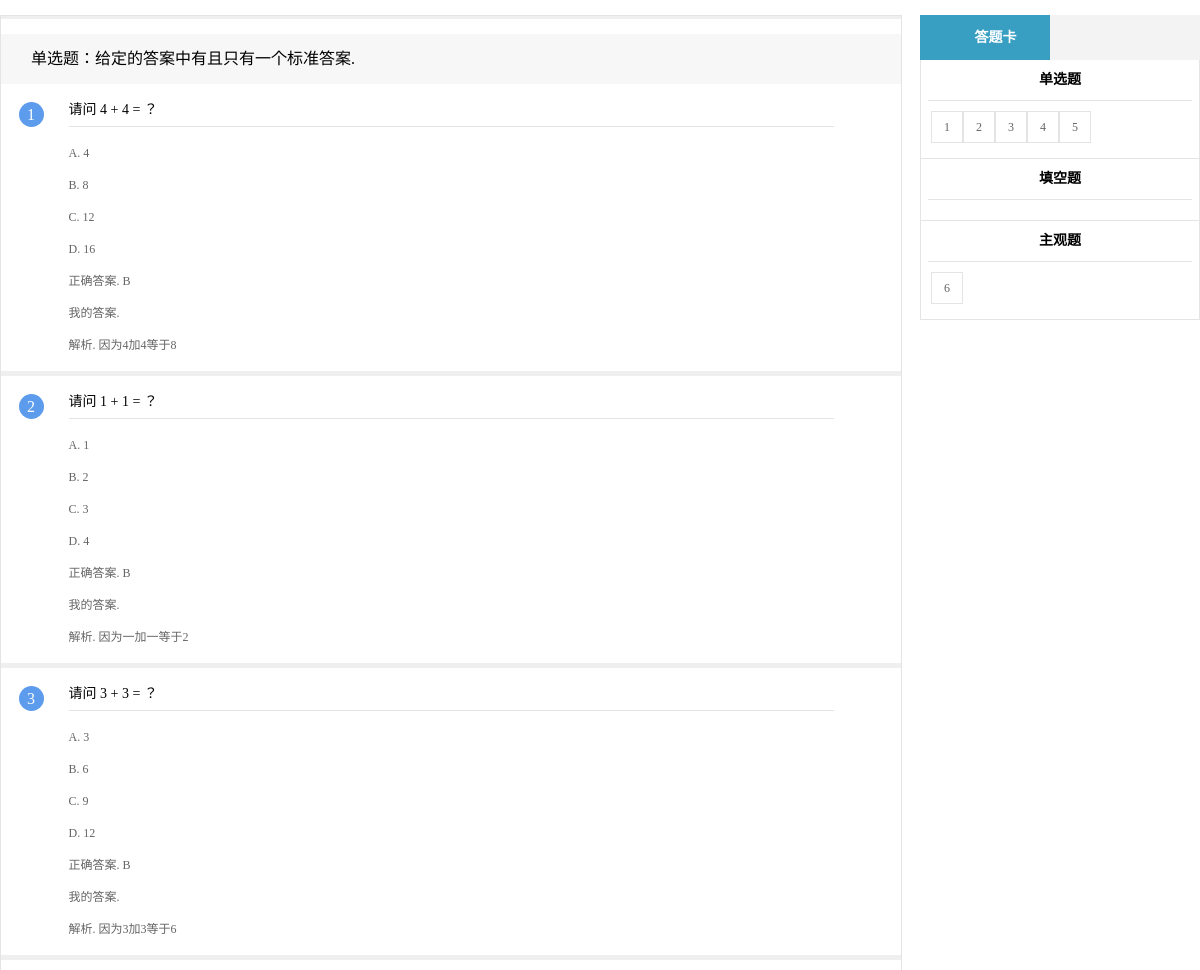
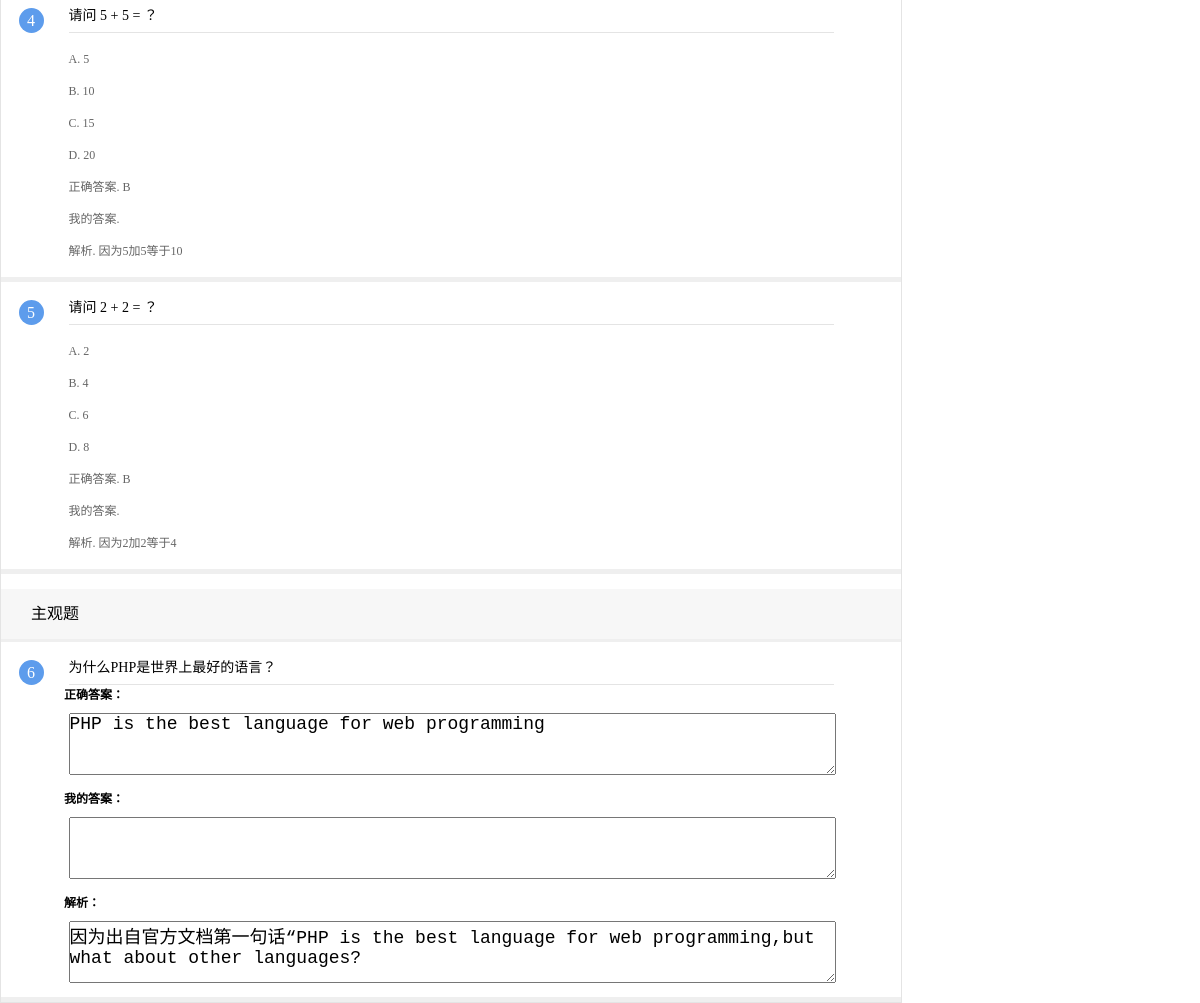
Screenshot of /student/paper_history.php?num=2 with the database file from the repository (2 pictures, top to bottom).
### tables this page shows
CREATE TABLE `problems`  (
  `num` int NOT NULL AUTO_INCREMENT,
  `type` int NULL DEFAULT NULL,
  `A` varchar(255) NULL DEFAULT NULL,
  `B` varchar(255) NULL DEFAULT NULL,
  `C` varchar(255) NULL DEFAULT NULL,
  `D` varchar(255) NULL DEFAULT NULL,
  `ans` varchar(255) NULL DEFAULT NULL,
  `exp` varchar(255) NULL DEFAULT NULL,
  `item` varchar(255) NULL DEFAULT NULL,
  PRIMARY KEY (`num`) USING BTREE
);

### student/paper_history.php (the view, shortened to what this page needs)
<!DOCTYPE HTML>
<html>
<head>
  <link href="css/main.css" rel="stylesheet" type="text/css"/>
  <link href="css/iconfont.css" rel="stylesheet" type="text/css"/>
  <link href="css/test.css" rel="stylesheet" type="text/css"/>
</head>
<body>
<div class="main">
  <div class="test_main">
    <div class="nr_left">
      <div class="test">
        <form>
          <div class="test_content_nr">
            <ul>
				<?php
				include('../conn.php');
				$username = $_SESSION['username'];
				$paper_num = $_GET['num'];
				$sql_1 = "SELECT * FROM exam_history WHERE num = $paper_num;";
				$result_1 = mysqli_query($conn, $sql_1);
				$row_1 = mysqli_fetch_assoc($result_1);
				$amount = $row_1['number'];
				$sql_6 = "SELECT * FROM exam_$paper_num WHERE students_num = '$username';";
				$result_6 = mysqli_query($conn, $sql_6);
				$row_6 = mysqli_fetch_assoc($result_6);
				$temp_type = 0;
				$number_questions_A = 0;
				$number_questions_B = 0;
				$number_questions_C = 0;
				for ($i = 1; $i <= $amount; $i++) {
					if ($row_1['t' . $i] != 0) {
						$my_ans = $row_6['t' . $i];
						$temp = $row_1['t' . $i];
						$sql_2 = "SELECT * FROM problems WHERE num = $temp;";
						$result_2 = mysqli_query($conn, $sql_2);
						$row_2 = mysqli_fetch_assoc($result_2);
						if ($row_2['type'] == 1) {
							if ($row_2['type'] == 1 && $temp_type != 1) {
								echo "
										<div class=\"test_content\">
											<div class=\"test_content_title\">
												<h2>单选题：给定的答案中有且只有一个标准答案.</h2>
												</div>
										</div>
									";
								$temp_type = 1;
							}
							$temp_item = $row_2['item'];
							$tem_A = $row_2['A'];
							$tem_B = $row_2['B'];
							$tem_C = $row_2['C'];
							$tem_D = $row_2['D'];
							$tem_exp = $row_2['exp'];
							$tem_ans = $row_2['ans'];
							$number_questions_A++;
							echo "
    	<li id=\"qu_0_$i\">
			<div class=\"test_content_nr_tt\">
			<i>$i</i>
			<font>$temp_item</font><b class=\"icon iconfont\">&#xe881;</b>
			</div>
			<div class=\"test_content_nr_main\">
			<ul>
					<li class=\"option\">
						<label for=\"0_answer_1_option_1\">
							A.
							<p class=\"ue\" style=\"display: inline;\">$tem_A</p>
						</label>
					</li>
					<li class=\"option\">
						<label for=\"0_answer_1_option_2\">
							B.
							<p class=\"ue\" style=\"display: inline;\">$tem_B</p>
						</label>
					</li>
					<li class=\"option\">
						<label for=\"0_answer_1_option_3\">
							C.
							<p class=\"ue\" style=\"display: inline;\">$tem_C</p>
						</label>
					</li>
					<li class=\"option\">
						<label for=\"0_answer_1_option_4\">
							D.
							<p class=\"ue\" style=\"display: inline;\">$tem_D</p>
						</label>
					</li>
					<li class=\"option\">
						<label for=\"0_answer_1_option_4\">
							正确答案.
							<p class=\"ue\" style=\"display: inline;\">$tem_ans</p>
						</label>
					</li>
					<li class=\"option\">
						<label for=\"0_answer_1_option_4\">
							我的答案.
							<p class=\"ue\" style=\"display: inline;\">$my_ans</p>
						</label>
					</li>
					<li class=\"option\">
						<label for=\"0_answer_1_option_4\">
							解析.
							<p class=\"ue\" style=\"display: inline;\">$tem_exp</p>
						</label>
					</li>
			</ul>
			</div>
		</li>
		";
						} else if ($row_2['type'] == 3) {
							if ($row_2['type'] == 3 && $temp_type != 3) {
								echo "
				<div class=\"test_content\">
					<div class=\"test_content_title\">
						<h2>主观题</h2>
						</div>
				</div>
			";
								$temp_type = 3;
							}
							$temp_item = $row_2['item'];
							$tem_exp = $row_2['exp'];
							$tem_ans = $row_2['ans'];
							$number_questions_C++;
							echo "
		<div class=\"test_content_nr\">
			<ul>
				<li id=\"qu_0_$i\">
					<div class=\"test_content_nr_tt\">
						<i>$i</i><font>$temp_item</font><b class=\"icon iconfont\">&#xe881;</b>
					</div>
					<h4 style=\"margin-left:7%;\" >正确答案：</h4>
					<div class=\"test_content_nr_main\">
						<textarea class=\"form-control\" name=\"t$i\" rows=\"3\" style=\"width:100%;font-size:1.5em;\" >$tem_ans</textarea>
					</div>
					<h4 style=\"margin-left:7%;\" >我的答案：</h4>
					<div class=\"test_content_nr_main\">
						<textarea class=\"form-control\" name=\"t$i\" rows=\"3\" style=\"width:100%;font-size:1.5em;\" >$my_ans</textarea>
					</div>
					<h4 style=\"margin-left:7%;\" >解析：</h4>
					<div class=\"test_content_nr_main\">
						<textarea class=\"form-control\" name=\"t$i\" rows=\"3\" style=\"width:100%;font-size:1.5em;\" >$tem_exp</textarea>
					</div>
				</li>
			</ul>
		</div>
		";
						}
					}
				}
				$number_B = $number_questions_A + $number_questions_B;
				?>
            </ul>
          </div>
        </form>
      </div>
    </div>
    <div class="nr_right">
      <div class="nr_rt_main">
        <div class="rt_nr1">
          <div class="rt_nr1_title">
            <h1>
              <i class="icon iconfont">&#xe692;</i>答题卡
            </h1>
          </div>
          <div class="rt_content">
            <div class="rt_content_tt">
              <h2>单选题</h2>
            </div>
            <div class="rt_content_nr answerSheet">
              <ul>
				  <?php
				  for ($i = 1; $i <= $number_questions_A; $i++) {
					  echo "<li><a href=\"#qu_0_$i\">$i</a></li>";
				  }
				  ?>
              </ul>
            </div>
          </div>
          <div class="rt_content">
            <div class="rt_content_tt">
              <h2>填空题</h2>
            </div>
            <div class="rt_content_nr answerSheet">
              <ul>
				  <?php
				  for (; $i <= $number_B; $i++) {
					  echo "<li><a href=\"#qu_0_$i\">$i</a></li>";
				  }
				  ?>
              </ul>
            </div>
          </div>
          <div class="rt_content">
            <div class="rt_content_tt">
              <h2>主观题</h2>
            </div>
            <div class="rt_content_nr answerSheet">
              <ul>
				  <?php
				  for (; $i <= $number_B + $number_questions_C; $i++) {
					  echo "<li><a href=\"#qu_0_$i\">$i</a></li>";
				  }
				  ?>
              </ul>
            </div>
          </div>
        </div>
      </div>
    </div>
  </div>
</div>
</body>
</html>

### student/css/main.css (style rules this page uses)
* { margin: 0; padding: 0; }
html, body { width: 100%;height: 100%;overflow:auto;font-size:12px;margin:0;padding:0; font-family:"微软雅黑";background:#fff; text-align:center; }
ul,li { list-style:none; }
a { text-decoration:none; color:#666; }
i { font-style:normal; }
.iconfont { font-family:iconfont!important;font-style:normal;-webkit-font-smoothing:antialiased;-moz-osx-font-smoothing:grayscale; }

### student/css/test.css (style rules this page uses)
.test_main { width:1200px; margin:15px auto 0; }
.nr_left { width:900px; height:100%; float:left; }
.test { width:100%; border:1px solid #e4e4e4; text-align:left; float:left; }
.test_content { width:100%; height:auto; margin-top:15px; }
.test_content_title { width:100%; height:50px; line-height:50px; background:#f7f7f7; text-align:center; }
.test_content_title h2 { padding:0 30px; font-size:16px; font-weight:normal; display:block; float:left }
.test_content_nr { width:100%; border-top:3px solid #efefef; }
.test_content_nr>ul>li { width:100%; border-bottom:5px solid #efefef; padding-top:10px; }
.test_content_nr_tt { width:85%; height:auto; line-height:32px; margin:0 auto; border-bottom:1px solid #e4e4e4; }
.test_content_nr_tt i { width:25px; height:25px; line-height:25px; text-align:center; display:block; float:left; background:#5d9cec; border-radius:50%; margin-left:-50px; color:#fff; margin-top:8px; font-size:16px; }
.test_content_nr_tt font { font-size:14px }
.test_content_nr_tt b { display:block; float:right; margin-right:-50px; color:#f48c27; font-size:20px; }
.test_content_nr_main { width:85%; margin:0 auto; padding:10px 0;height:auto; }
.option { line-height:32px; display:block; background:#fff;color:#666; }
.option label { height:auto;display:block; }
.nr_right { width:280px; height:100%; float:right; }
.nr_rt_main { width:100%; height:auto; }
.rt_nr1 { width:280px; position:fixed; top:15px; z-index:1000; }
.rt_nr1_title { width:280px; height:45px; line-height:45px; background:#f3f3f3; }
.rt_nr1_title h1 { width:130px; height:45px; background:#389fc3; text-align:center; font-size:14px; display:block; float:left; color:#fff; }
.rt_nr1_title h1 i { padding:0 5px; font-size:14px; font-weight:normal; }
.rt_content { width:278px; height:100%; border:1px solid #e4e4e4; border-top:0; }
.rt_content_tt { width:95%; height:40px; line-height:40px; margin:0 auto; border-bottom:1px solid #e4e4e4; }
.rt_content_tt h2 { width:150px; font-size:14px; display:inline-block; }
.answerSheet ul { padding:10px; text-align:left; }
.answerSheet li { display:inline-block;margin-bottom:5px; height:30px; width:30px; line-height:30px; text-align:center; border:1px solid #e4e4e4; }
.answerSheet li a { display:block; }

### rows the page displays
problems: type "单选题：给定的答案中有且只有一个标准答案.", item "请问 4 + 4 = ？", A "4", B "8", C "12", D "16", ans "B", exp "因为4加4等于8"
problems: item "请问 1 + 1 = ？", A "1", B "2", C "3", D "4", ans "B", exp "因为一加一等于2"
problems: item "请问 3 + 3 = ？", A "3", B "6", C "9", D "12", ans "B", exp "因为3加3等于6"
problems: item "请问 5 + 5 = ？", A "5", B "10", C "15", D "20", ans "B", exp "因为5加5等于10"
problems: item "请问 2 + 2 = ？", A "2", B "4", C "6", D "8", ans "B", exp "因为2加2等于4"
problems: type "主观题", item "为什么PHP是世界上最好的语言？", t6 "PHP is the best language for web programming", t6 "因为出自官方文档第一句话“PHP is the best language for web programming,but what about other languages?"
